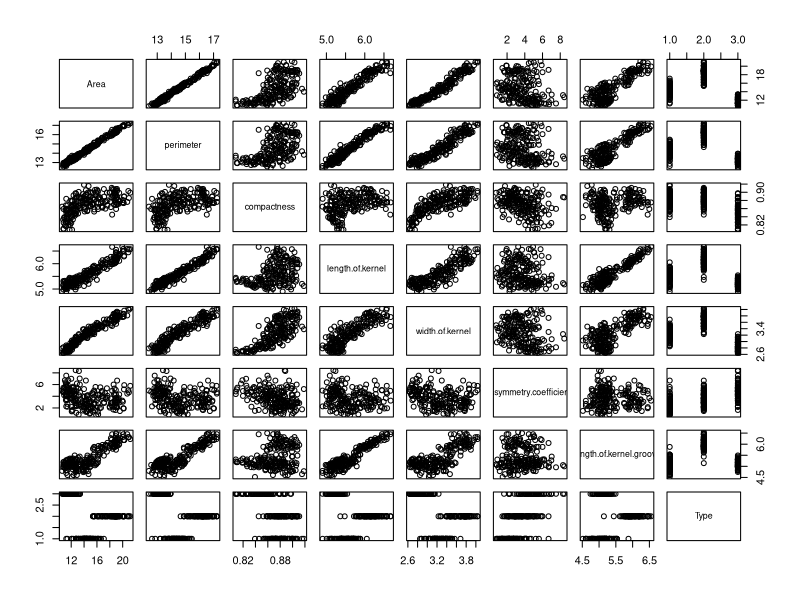
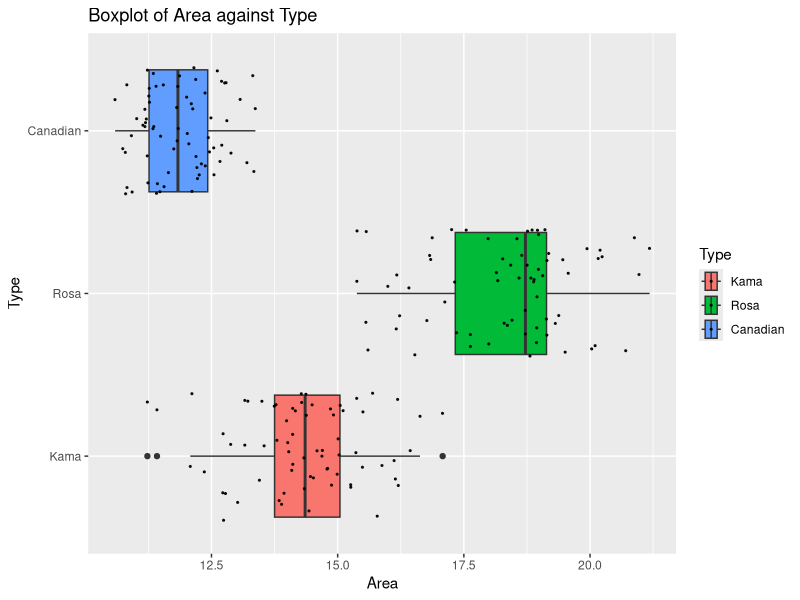
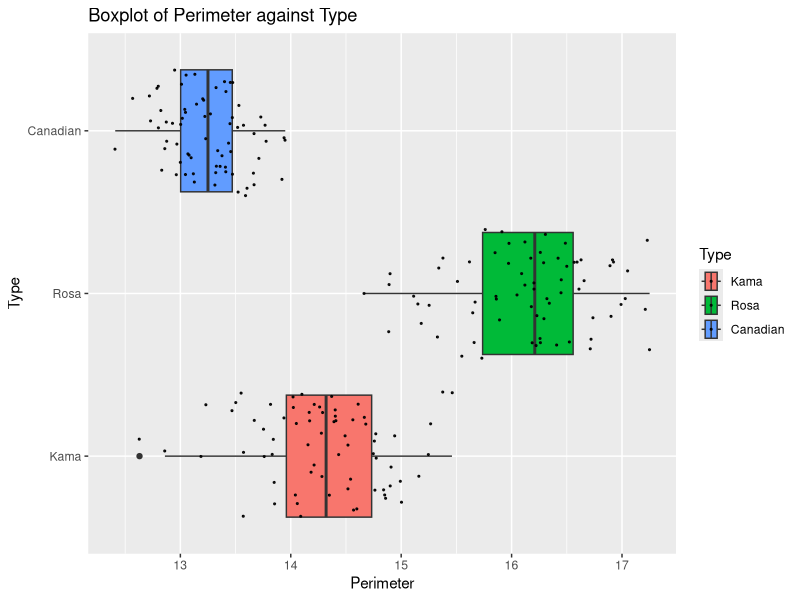
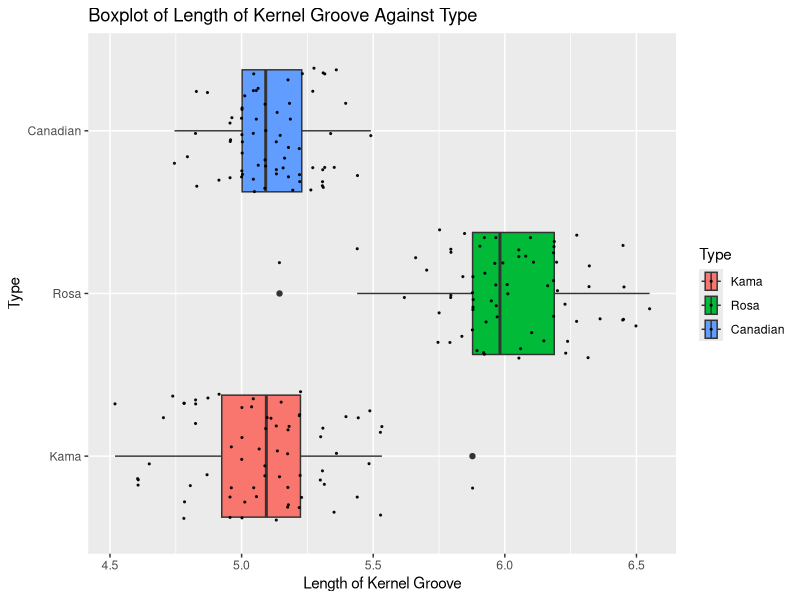
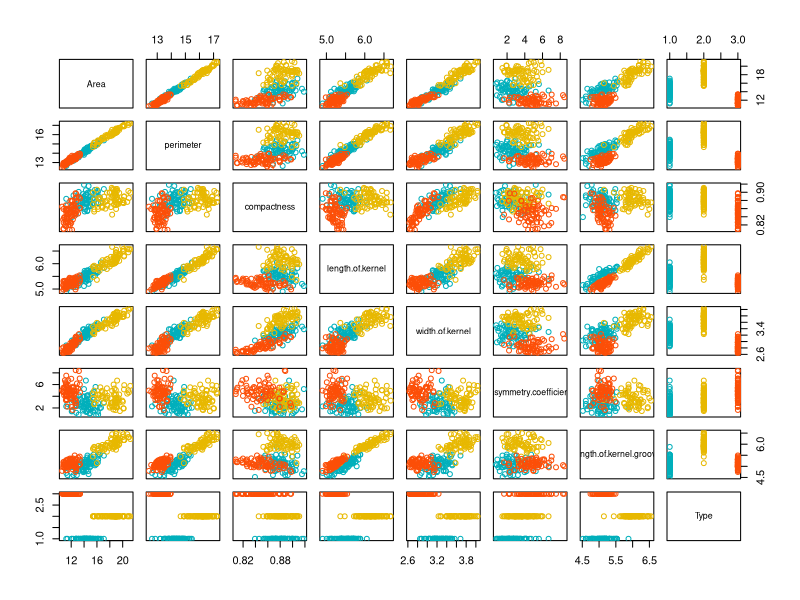
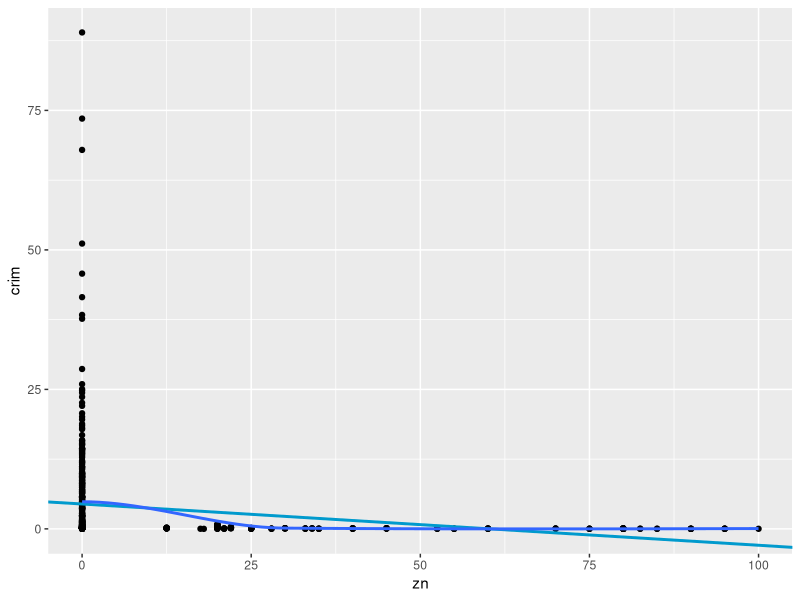
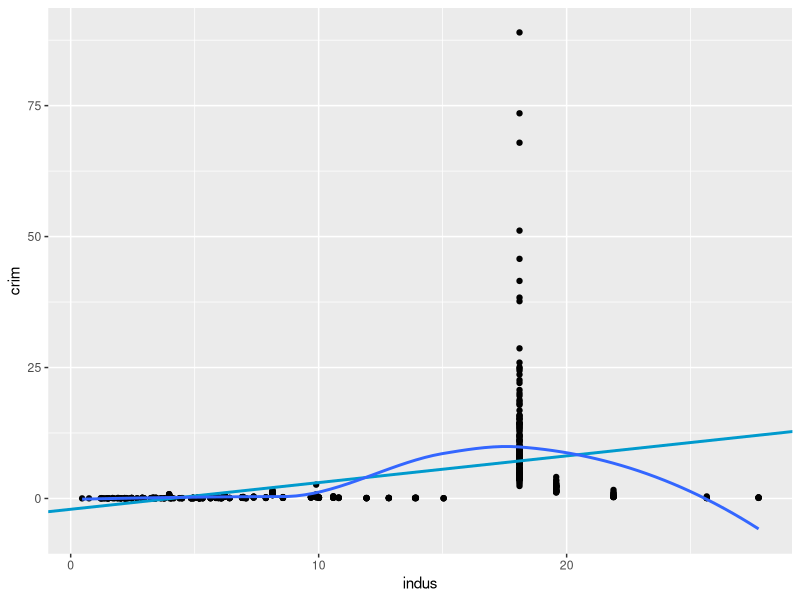
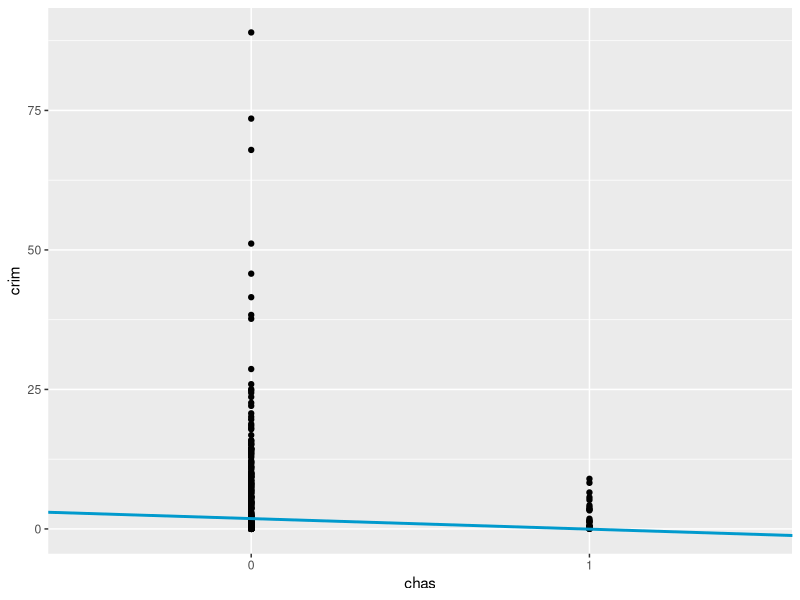

Generate these figures, in order, with R:
#Data 3 - HW 1#

getwd()

#3.
#a.
seeds<-read.csv("seeds.csv")
seeds$Type<-as.factor(seeds$Type)

library(plyr)

levels(seeds$Type)
seeds$Type<-revalue(seeds$Type, c("1" = "Kama", "2" = "Rosa", "3" = "Canadian"))

#b
summary(seeds)

#c.
count(seeds$perimeter > 15)
71/210

#d
which.max(seeds$asymmetry.coefficient)

seeds[210,]

#e
pairs(seeds)

#f
library(ggplot2)
p3_f1<-ggplot(data =seeds, aes(x=Area, y=Type, fill=Type ))
p3_f1 + geom_boxplot() + geom_jitter(color = "black", size = 0.4, alpha = 0.9)+
  ggtitle("Boxplot of Area against Type") + xlab("Area") + ylab("Type")

p3_f2<-ggplot(data =seeds, aes(x=perimeter, y=Type, fill=Type ))
p3_f2 + geom_boxplot() + geom_jitter(color = "black", size = 0.4, alpha = 0.9)+
  ggtitle("Boxplot of Perimeter against Type") + xlab("Perimeter") + ylab("Type")

p3_f3<-ggplot(data =seeds, aes(x=length.of.kernel.groove, y=Type, fill=Type ))
p3_f3 + geom_boxplot() + geom_jitter(color = "black", size = 0.4, alpha = 0.9)+
  ggtitle("Boxplot of Length of Kernel Groove Against Type") + xlab("Length of Kernel Groove") + ylab("Type")

#g
my_cols <- c("#00AFBB", "#E7B800", "#FC4E07")  
pairs(seeds, col = my_cols[seeds$Type])

#4

#5
#A
#each single regression followed by code for plots
library(MASS)
?Boston
Boston<-Boston
Boston$chas <- factor(Boston$chas)

b_m1<-lm(crim~zn, data = Boston)
summary(b_m1)
b_m1p<-ggplot(Boston, aes(x = zn, y = crim)) + 
  geom_point() + 
  geom_abline(intercept = coef(b_m1)[1], slope = coef(b_m1)[2], 
              col = "deepskyblue3", 
              size = 1) + 
  geom_smooth(se = F)
b_m1p

b_m2<-lm(crim~indus, data = Boston)
summary(b_m2)
b_m2p<-ggplot(Boston, aes(x = indus, y = crim)) + 
  geom_point() + 
  geom_abline(intercept = coef(b_m2)[1], slope = coef(b_m2)[2], 
              col = "deepskyblue3", 
              size = 1) + 
  geom_smooth(se = F)
b_m2p

b_m3<-lm(crim~chas, data = Boston)
summary(b_m3)
b_m3p<-ggplot(Boston, aes(x = chas, y = crim)) + 
  geom_point() + 
  geom_abline(intercept = coef(b_m3)[1], slope = coef(b_m3)[2], 
              col = "deepskyblue3", 
              size = 1) + 
  geom_smooth(se = F)
b_m3p

b_m4<-lm(crim~nox, data = Boston)
summary(b_m4)
b_m4p<-ggplot(Boston, aes(x = nox, y = crim)) + 
  geom_point() + 
  geom_abline(intercept = coef(b_m4)[1], slope = coef(b_m4)[2], 
              col = "deepskyblue3", 
              size = 1) + 
  geom_smooth(se = F)
b_m4p

b_m5<-lm(crim~rm, data = Boston)
summary(b_m5)
b_m5p<-ggplot(Boston, aes(x = rm, y = crim)) + 
  geom_point() + 
  geom_abline(intercept = coef(b_m5)[1], slope = coef(b_m5)[2], 
              col = "deepskyblue3", 
              size = 1) + 
  geom_smooth(se = F)
b_m5p

b_m6<-lm(crim~age, data = Boston)
summary(b_m6)
b_m6p<-ggplot(Boston, aes(x = age, y = crim)) + 
  geom_point() + 
  geom_abline(intercept = coef(b_m6)[1], slope = coef(b_m6)[2], 
              col = "deepskyblue3", 
              size = 1) + 
  geom_smooth(se = F)
b_m6p

b_m7<-lm(crim~dis, data = Boston)
summary(b_m7)
b_m7p<-ggplot(Boston, aes(x = dis, y = crim)) + 
  geom_point() + 
  geom_abline(intercept = coef(b_m7)[1], slope = coef(b_m7)[2], 
              col = "deepskyblue3", 
              size = 1) + 
  geom_smooth(se = F)
b_m7p

b_m8<-lm(crim~rad, data = Boston)
summary(b_m8)
b_m8p<-ggplot(Boston, aes(x = rad, y = crim)) + 
  geom_point() + 
  geom_abline(intercept = coef(b_m8)[1], slope = coef(b_m8)[2], 
              col = "deepskyblue3", 
              size = 1) + 
  geom_smooth(se = F)
b_m8p

b_m9<-lm(crim~tax, data = Boston)
summary(b_m9)
b_m9p<-ggplot(Boston, aes(x = tax, y = crim)) + 
  geom_point() + 
  geom_abline(intercept = coef(b_m9)[1], slope = coef(b_m9)[2], 
              col = "deepskyblue3", 
              size = 1) + 
  geom_smooth(se = F)
b_m9p

b_m10<-lm(crim~ptratio, data = Boston)
summary(b_m10)
b_m10p<-ggplot(Boston, aes(x = ptratio, y = crim)) + 
  geom_point() + 
  geom_abline(intercept = coef(b_m10)[1], slope = coef(b_m10)[2], 
              col = "deepskyblue3", 
              size = 1) + 
  geom_smooth(se = F)
b_m10p

b_m11<-lm(crim~black, data = Boston)
summary(b_m11)
b_m11p<-ggplot(Boston, aes(x = black, y = crim)) + 
  geom_point() + 
  geom_abline(intercept = coef(b_m11)[1], slope = coef(b_m11)[2], 
              col = "deepskyblue3", 
              size = 1) + 
  geom_smooth(se = F)
b_m11p

b_m12<-lm(crim~lstat, data = Boston)
summary(b_m12)
b_m12p<-ggplot(Boston, aes(x = lstat, y = crim)) + 
  geom_point() + 
  geom_abline(intercept = coef(b_m12)[1], slope = coef(b_m12)[2], 
              col = "deepskyblue3", 
              size = 1) + 
  geom_smooth(se = F)
b_m12p

b_m13<-lm(crim~medv, data = Boston)
summary(b_m13)
b_m13p<-ggplot(Boston, aes(x = medv, y = crim)) + 
  geom_point() + 
  geom_abline(intercept = coef(b_m13)[1], slope = coef(b_m13)[2], 
              col = "deepskyblue3", 
              size = 1) + 
  geom_smooth(se = F)
b_m13p

#B
b_m14<-lm(crim~., data = Boston)
summary(b_m14)

#C
single_reg<-c(coef(b_m1)[2], coef(b_m2)[2])
